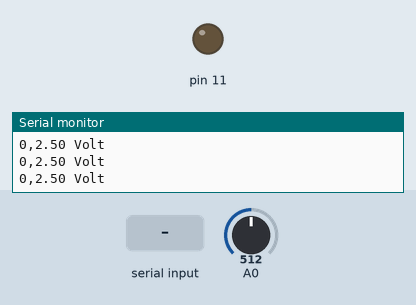
The sketch below on a simulated Arduino Uno, built with avr-gcc and run on an emulated ATmega328P. On the bench: output pins drawn as LEDs (lit = HIGH), the last lines printed to the serial monitor. The test bench sets the inputs (shaded band); at power-on: A0 = 512.

Above: at 1.2 s.
1.3 s: "90,45\n" received over Serial
At 1.8 s:
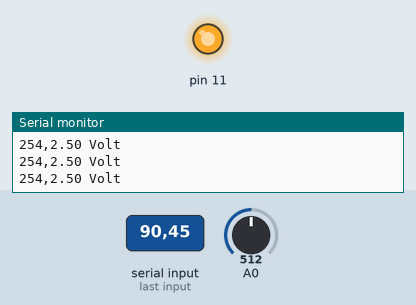
2.8 s: byte 10 ('\n') received over Serial
At 4.0 s:
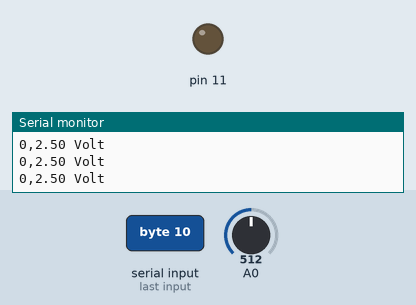
4.3 s: "30,150\n" received over Serial
At 5.3 s:
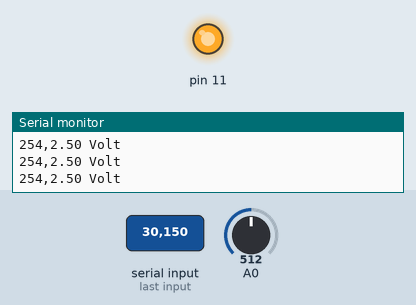
5.8 s: "1,90\n" received over Serial
At 6.4 s:
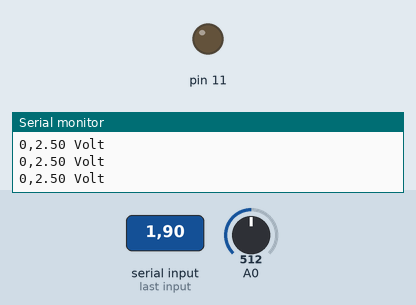
Timing chart, 0 to 8.3 s (numbered marks = the images above; inputs shaded):
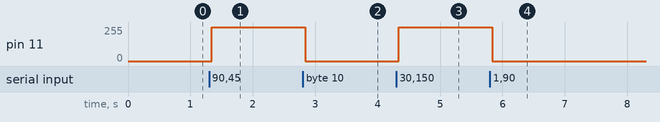

The sketch:

BoostCtrl.ino
```cpp
const int myTOP = 1000;  // 大約 0.5 秒 when Prescaler == 1024

void setup() {
  pinMode(11, OUTPUT);
  pinMode(A0, INPUT);
  Serial.begin(115200);

  cli();  // 禁止中斷
  TCCR1A = 0;
  TCCR1B = 0;
  TCCR1B |= (1<<WGM12);  // CTC mode; Clear Timer on Compare
  TCCR1B |= (1<<CS10) | (1<<CS12);  // Prescaler == 1024
  OCR1A = myTOP;  // TOP count for CTC, 與 prescaler 有關
  TCNT1=0;  // counter 歸零
  TIMSK1 |= (1 << OCIE1A);  // enable CTC for TIMER1_COMPA_vect
  sei();  // 允許中斷
}

long delayTime = 128;
float voltageLevel = 2;
float voltage = 0;
void loop() {
  int sensorValue = analogRead(A0);
  voltage = sensorValue * (5.0 / 1023.0);
  if( voltage>=voltageLevel ){
    delayTime -= 1;
    if( delayTime<=0 ){
      delayTime = 0;
    }
  }else{
    delayTime += 1;
    if( delayTime>=254 ){
      delayTime = 254;
    }
  }
  analogWrite(11, delayTime);
}

ISR(TIMER1_COMPA_vect)
{
  Serial.print(delayTime);
  Serial.print(',');
  Serial.print(voltage);
  Serial.println(" Volt");
}

String strVlotage = "";
void serialEvent()
{
  while (Serial.available())   //時刻讀取硬體串列埠資料
  {
    char charRead = "";
    charRead = Serial.read();
    if( charRead=='\n' ){
      voltageLevel = strVlotage.toFloat();
      Serial.print("Setting Voltage at ");
      Serial.print(strVlotage.toFloat());
      Serial.println(" Volt");
      strVlotage = "";
    }else{
      strVlotage += charRead;
    }
  }
  while (Serial.read() >= 0) {} //清除串列埠快取
}
```

Measured:
- after the input at 1.3 s, pin 11: 0/255 → 254/255 at once
- after the input at 2.8 s, pin 11: 254/255 → 0/255 at once
- after the input at 4.3 s, pin 11: 0/255 → 254/255 at once
- after the input at 5.8 s, pin 11: 254/255 → 0/255 at once
